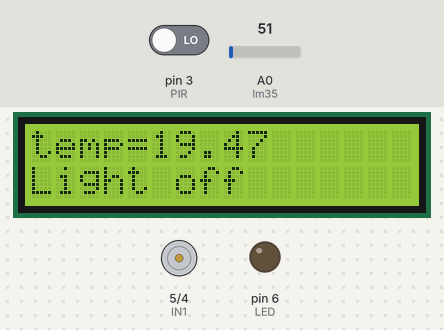
Bench run of a sketch on a simulated Arduino Uno, built with avr-gcc and run on an emulated ATmega328P. On the bench: 16×2 character LCD, motor-driver pin pairs drawn as motors (green arrow = first pin HIGH = forward, orange = second pin HIGH = backward, longer = more drive), output pins drawn as LEDs (lit = HIGH). The inputs (shaded band) are chosen by the test bench; at power-on: pin 3 (PIR) LOW, A0 (lm35) = 51.

Above: at 1.2 s.
1.3 s: pin 3 (PIR) driven HIGH
At 3.6 s:
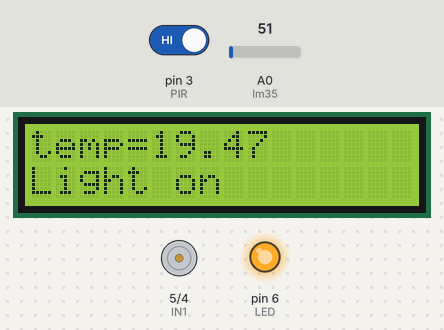
4.6 s: A0 (lm35) set to 56
At 5.6 s:
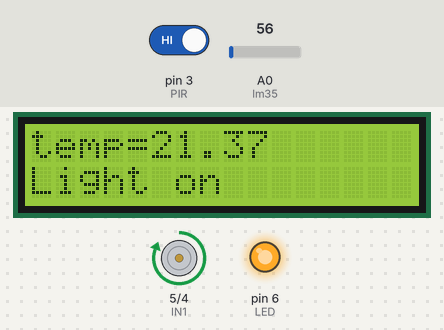
7.9 s: pin 3 (PIR) driven LOW
At 10.9 s:
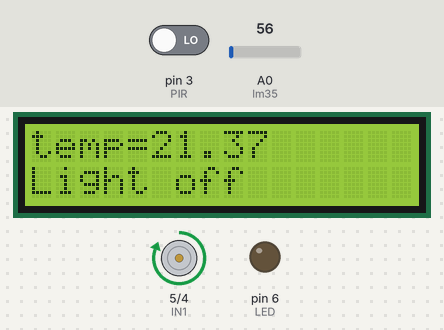
14.0 s: A0 (lm35) set to 61
At 16.1 s:
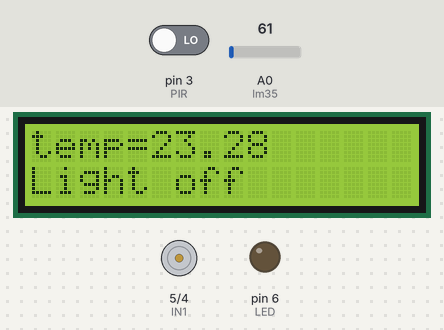
17.3 s: A0 (lm35) set to 71
At 18.1 s:
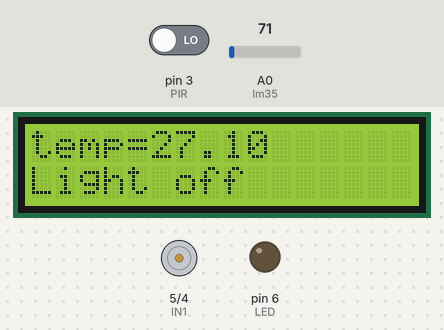
Timing chart, 0 to 20.3 s (numbered marks = the images above; inputs shaded):
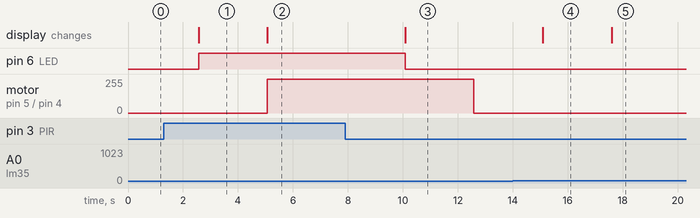

The sketch:

Home_Automation.ino
```cpp
#include <LiquidCrystal.h> // Include the LiquidCrystal library for LCD

// Initialize the LCD with pin configuration: rs, en, d4, d5, d6, d7
LiquidCrystal lcd(12, 11, 10, 9, 8, 7);

const int LED = 6;      // Define pin for LED
const int IN1 = 5;      // Define pin for motor control IN1
const int IN2 = 4;      // Define pin for motor control IN2
const int PIR = 3;      // Define pin for PIR motion sensor
const int lm35 = A0;    // Define pin for temperature sensor (LM35)
int entry = 0;          // Initialize entry state variable

void setup() {
    Serial.begin(9600); // Start serial communication at 9600 baud rate
    pinMode(LED, OUTPUT); // Set LED pin as OUTPUT
    pinMode(IN1, OUTPUT); // Set IN1 pin as OUTPUT for motor control
    pinMode(IN2, OUTPUT); // Set IN2 pin as OUTPUT for motor control
    pinMode(PIR, INPUT);  // Set PIR pin as INPUT to read motion
    lcd.begin(16, 2);     // Initialize LCD with 16 columns and 2 rows
    lcd.clear();          // Clear the LCD display
}

void loop() {
    float temp = 0;       // Variable to store temperature
    int ppl = 0;          // Variable to store PIR sensor reading

    // Read temperature from LM35 sensor
    temp = analogRead(lm35);
    temp = temp / 2.62; // Convert analog value to temperature (Celsius)

    lcd.setCursor(0, 0); // Set cursor to the first row
    lcd.print("temp=");   // Display "temp=" on the LCD
    lcd.print(temp);      // Print the temperature value

    // Check if temperature is above or equal to 20°C and entry is 1
    if ((temp >= 20) && (entry == 1)) {
        digitalWrite(IN1, HIGH); // Activate motor IN1
        digitalWrite(IN2, LOW);  // Deactivate motor IN2
    } else {
        digitalWrite(IN1, LOW);  // Deactivate motor IN1
        digitalWrite(IN2, LOW);  // Deactivate motor IN2
    }

    // Read the state of the PIR sensor
    ppl = digitalRead(PIR);

    // If motion is detected by PIR sensor
    if (ppl == HIGH) {
        digitalWrite(LED, HIGH); // Turn ON the LED
        lcd.setCursor(0, 1);     // Set cursor to the second row
        lcd.print("Light on ");   // Display "Light on" on the LCD
        entry = 1;               // Set entry to 1
        delay(1500);             // Wait for 1.5 seconds
    } else {
        digitalWrite(LED, LOW);  // Turn OFF the LED
        lcd.setCursor(0, 1);     // Set cursor to the second row
        lcd.print("Light off ");  // Display "Light off" on the LCD
        entry = 0;               // Set entry to 0
        delay(1500);             // Wait for 1.5 seconds
    }

    delay(1000); // Wait for 1 second before the next loop iteration
}
```

Measured:
- the behaviour switches between 52 and 53 on A0 (lm35) (found by bisection; images 1 and 2)
- after the input at 1.3 s, pin 6 (LED): LOW → HIGH after 1.3 s; the display: changes after 1.3 s (image 1)
- after the input at 4.6 s, motor on pin 5 (IN1) / pin 4 (IN2): stopped → forward 255/255 after 0.47 s; the display: changes after 0.47 s (image 2)
- after the input at 7.9 s, pin 6 (LED): HIGH → LOW after 2.2 s; motor on pin 5 (IN1) / pin 4 (IN2): forward 255/255 → stopped after 4.7 s; the display: changes after 2.2 s (image 3)
- after the input at 14.0 s, the display: changes after 1.1 s (image 4)
- after the input at 17.3 s, the display: changes after 0.29 s (image 5)
